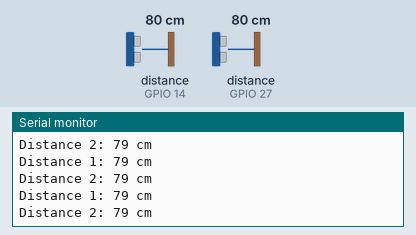
Recording of a program running on a simulated ESP32. On the bench: the last lines printed to the serial monitor. Wiring (inferred from the names in the program): 2 × ultrasonic range finder: trigger GPIO 13, echo GPIO 14 / trigger GPIO 26, echo GPIO 27. The inputs (shaded band) are chosen by the test bench; at power-on: distance to the obstacle (sensors on GPIO 14, GPIO 27) 80 cm. The echo pulse lasts 58.3 µs per cm; WiFi joins after 1.5 s; servers stay silent unless stated.

Above: at 2.7 s.
2.8 s: distance to the obstacle (sensor on GPIO 14) set to 2 cm
At 2.94 s:
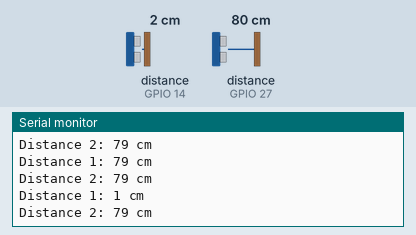
4.3 s: distance to the obstacle (sensor on GPIO 27) set to 2 cm
At 10.9 s:
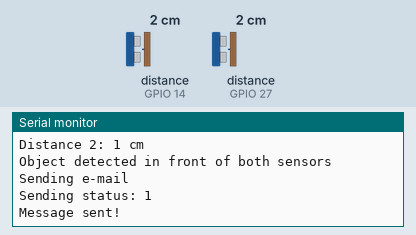

Measured:
- after the input at 2.8 s, the serial monitor: prints a new line after 0.13 s (image 1)
- after the input at 4.3 s, the serial monitor: prints a new line after 0.11 s (image 2)

The program:

main.cpp
```cpp
#include <Arduino.h>
#include <WiFi.h>
#include <EMailSender.h>//Added the necesary libraries to use the esp32, to use wifi, and to send the email

// put function declarations here:
const int trig1 = 13;
const int trig2 = 26;//Trig 1&2 are the pins for... trig...
const int echo1 = 14;
const int echo2 = 27;//Echo 1 & 2 are the pins for.... echo... yeah...
int distance1;
int distance2;//Distance 1 & 2 are the variables that are used to store the distance at wich the tras is
const float soundSpeed = 0.034;//The speed of sound in cm/miocroseconds, this value is gonna be used to calculate the distance at wich objects are

const char* ssid = "moto g power (2021)_1453";//You can change the wifi name in here
const char* password = "22ixfvakffebvx8";//You can change the password of the wifi that you are connecting to in here


EMailSender emailSend("edcmtynl@gmail.com", "ubos xlni zlug noic");//Add both the email that is gonna send the email, and then you put the app pasword forthat email account

void enviarCorreo(){
 EMailSender::EMailMessage message;
  message.subject = "Classrom 41";//Put the title of the email in here
  message.message = "The trashcan in classroom 41 is full, please empty it.";//put the body of the email in here

  EMailSender::Response resp = emailSend.send("edcmtynl@gmail.com", message);//Put the email address that you want to send the email to in here

  Serial.print("Sending status: ");
  Serial.println(resp.status);
  Serial.println(resp.desc);//Here you print the status of the email, if it was sent or not, etc...
}
void setup() {
 Serial.begin(115200);
  pinMode(trig1, OUTPUT);
  pinMode(echo1, INPUT);
  pinMode(trig2, OUTPUT);
  pinMode(echo2, INPUT);
 Serial.println("Connecting to Wi-Fi...");
  Serial.println(ssid);
  WiFi.begin(ssid, password);
  while (WiFi.status() !=WL_CONNECTED){
    delay(500);
    Serial.print(".");//Line 37 to 42 is a loop that is used to connect to the inetrnet, it won't continue reading the next lines of code until this loop is finished
  }
Serial.println("\nConnected to WiFi");//Once the esp32 has connected to the internet, this line will print that the esp32 is connmected to the wifi


}

void loop() {
  // put your main code here, to run repeatedly:
  digitalWrite(trig1, LOW);
  delayMicroseconds(2);
  digitalWrite(trig1, HIGH);
  delayMicroseconds(10);
  digitalWrite(trig1, LOW);


  distance1 = pulseIn(echo1, HIGH) * soundSpeed / 2; // Calculate distance in cm for distance1

  delay(50);

  digitalWrite(trig1, LOW);
  digitalWrite(trig2, LOW);
  delayMicroseconds(2);
  digitalWrite(trig2, HIGH);
  delayMicroseconds(10);
  digitalWrite(trig2, LOW);


  distance2 = pulseIn(echo2, HIGH) * soundSpeed / 2;// Calculate distance in cm for distance2
  delay(50);
  Serial.print("Distance 1: ");
  Serial.print(distance1);
  Serial.println(" cm");
  Serial.print("Distance 2: ");
  Serial.print(distance2);
  Serial.println(" cm"); //line 44-49 print in the serial monitor the distance measured by the two ultrasonic sensors

  if(distance1 <= 20 && distance2 <= 20) {
delay(5000); // A delay is made to confirm that this value is right and that the object is still there

// put your main code here, to run repeatedly:
  digitalWrite(trig1, LOW);
  delayMicroseconds(2);
  digitalWrite(trig1, HIGH);
  delayMicroseconds(10);
  digitalWrite(trig1, LOW);


  distance1 = pulseIn(echo1, HIGH) * soundSpeed / 2; // Calculate distance in cm for distance1

  delay(50);//This delay is used to make sure that the ultrasonic sound waves dont interfere with each other, if this delay wasn't here, the soundwaves would merge and the distance values would be incorrect

  digitalWrite(trig1, LOW);
  digitalWrite(trig2, LOW);
  delayMicroseconds(2);
  digitalWrite(trig2, HIGH);
  delayMicroseconds(10);
  digitalWrite(trig2, LOW);


  distance2 = pulseIn(echo2, HIGH) * soundSpeed / 2;// Calculate distance in cm for distance2
  delay(50);
  Serial.print("Distance 1: ");
  Serial.print(distance1);
  Serial.println(" cm");
  Serial.print("Distance 2: ");
  Serial.print(distance2);
  Serial.println(" cm"); //line 44-49 print in the serial monitor the distance measured by the two ultrasonic sensors


  if(distance1 <= 20 && distance2 <= 20) {//In here we say that if both distance 1&2 are less or equal to 20 we are gonna send the email...
    Serial.println("Object detected in front of both sensors");
    Serial.println("Sending e-mail");
    enviarCorreo();
    delay(5000);//A delay is put to prevent sending multiple emails in a short time, you can change this value to your liking
  }//It is better to leave a good amount of time in the delay, something like 10 minutes is alright, that is 600000 milliseconds, but you can change it to your liking

  }

}
```
